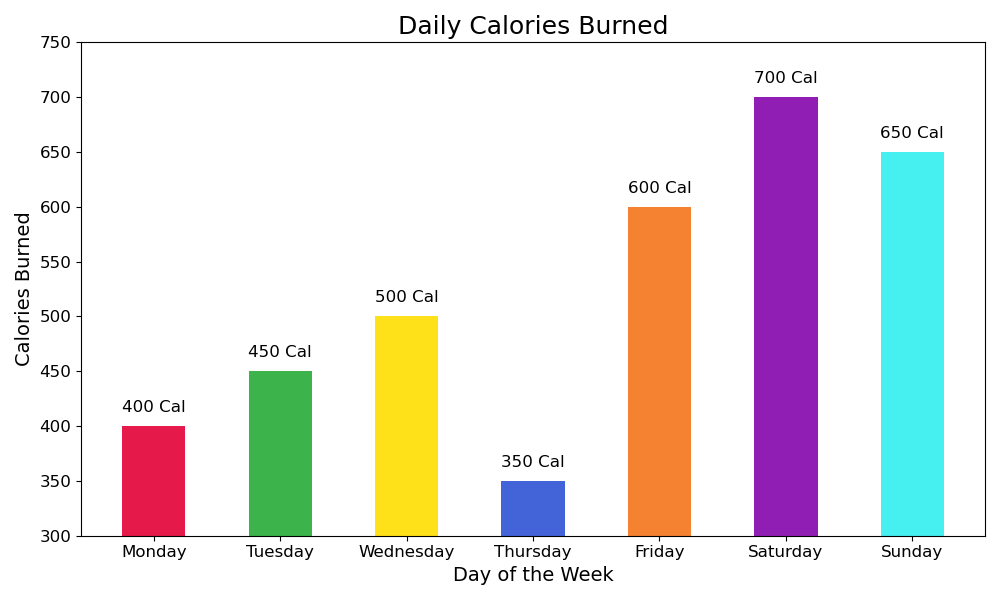

Recreate this plot in Python.

import matplotlib.pyplot as plt

# Data for plotting
days = ["Monday", "Tuesday", "Wednesday", "Thursday", "Friday", "Saturday", "Sunday"]
calories_burned = [400, 450, 500, 350, 600, 700, 650]

fig, ax = plt.subplots(figsize=(10, 6))

# Create a vertical bar chart with custom colors and bar widths
bars = ax.bar(days, calories_burned, width=0.5, color=['#e6194b', '#3cb44b', '#ffe119', '#4363d8', '#f58231', '#911eb4', '#46f0f0'])

# Set the chart title and labels
ax.set_title('Daily Calories Burned', fontsize=18)
ax.set_xlabel('Day of the Week', fontsize=14)
ax.set_ylabel('Calories Burned', fontsize=14)

# Customize the ticks on both axes
ax.xaxis.set_tick_params(labelsize=12)
ax.yaxis.set_tick_params(labelsize=12)

# Set y-axis limits to truncate the chart, starting at 300
ax.set_ylim(300, 750)

# Add value labels to each bar
for bar in bars:
    height = bar.get_height()
    label_y_pos = height + 10  # Some padding to the top
    ax.text(bar.get_x() + bar.get_width()/2, label_y_pos, f'{height} Cal',
            va='bottom', ha='center', fontsize=12)

plt.tight_layout()
plt.show()
